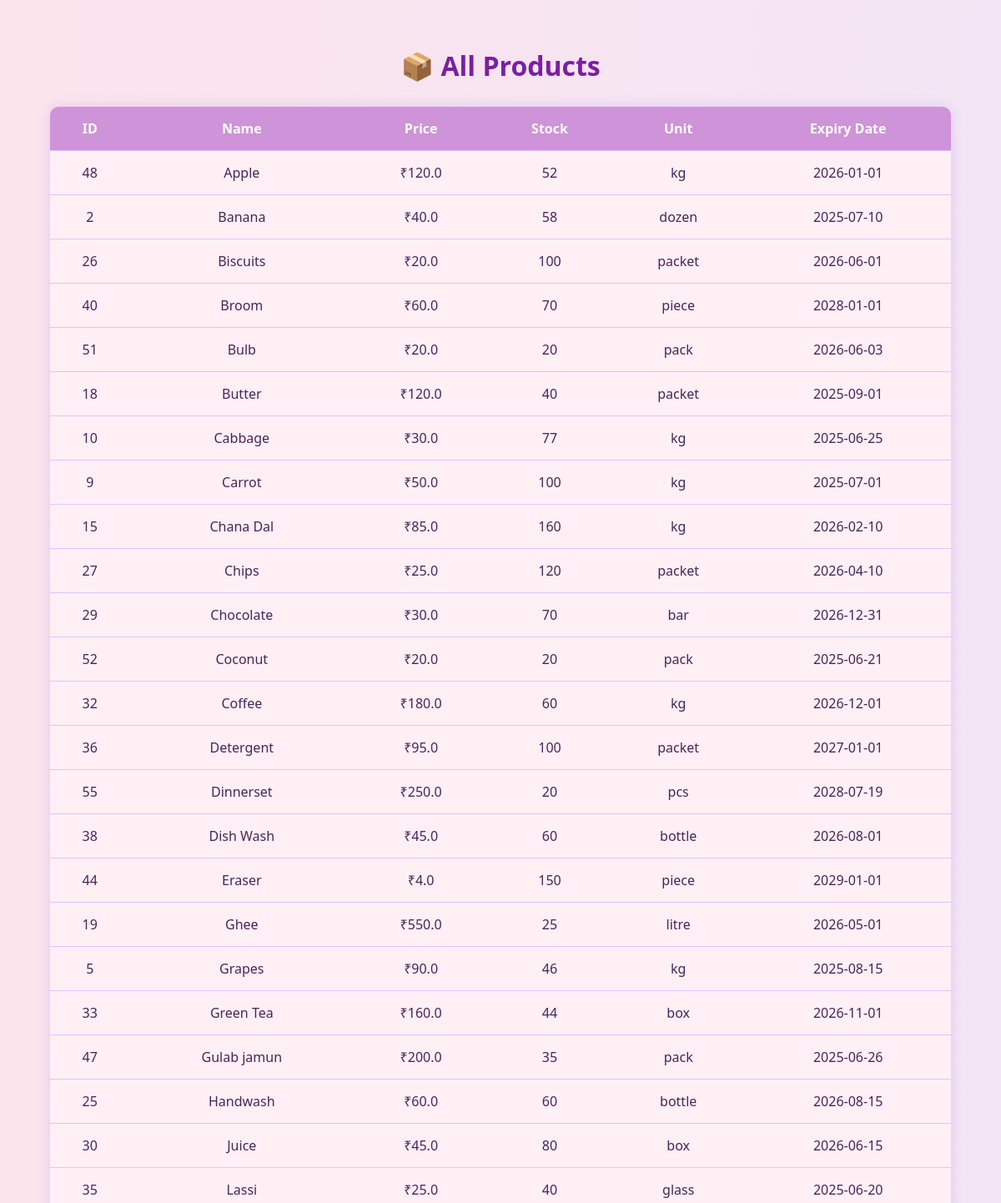
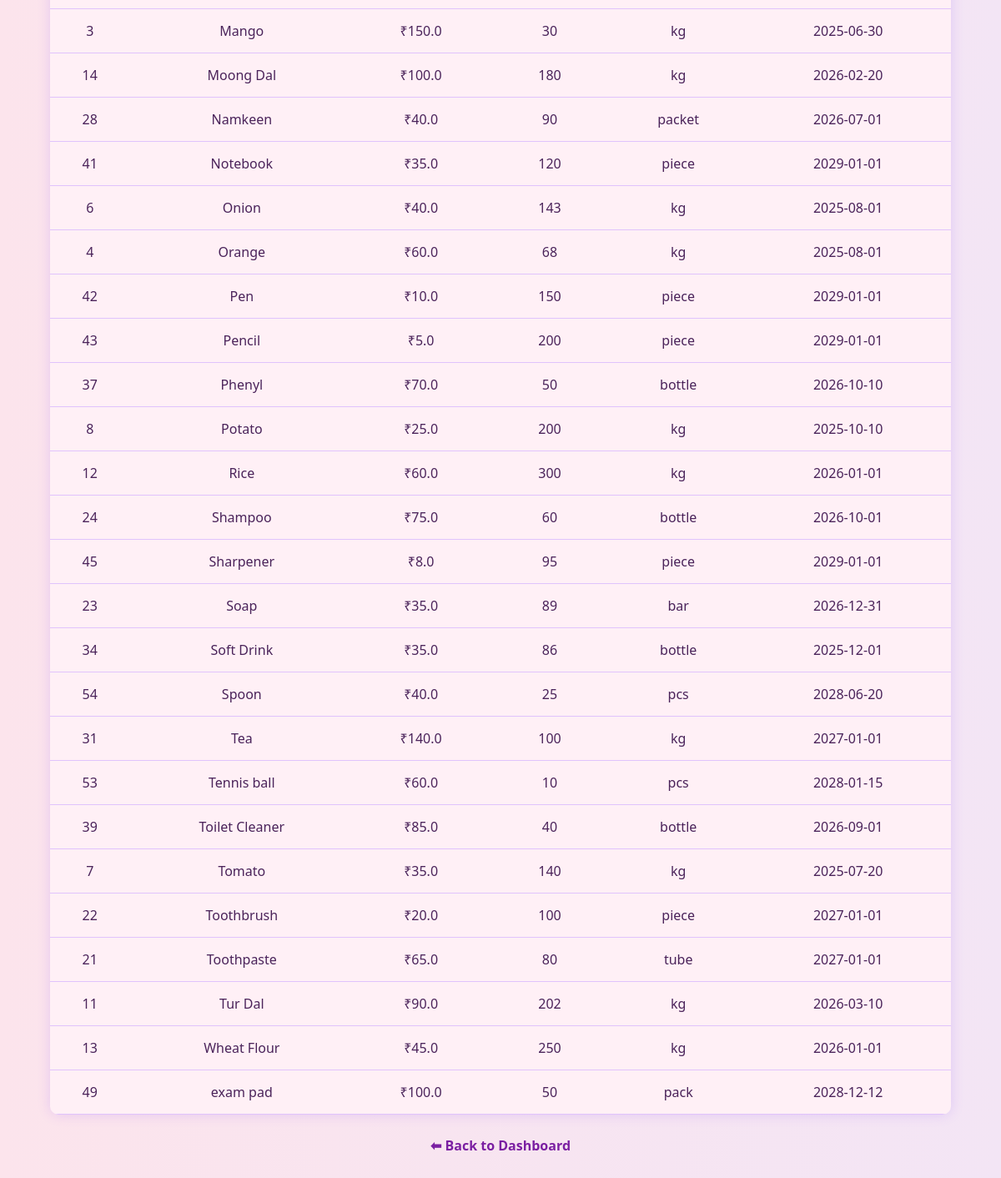
Page /manager/products (signed in) on the earlier database version (2 pictures, top to bottom).
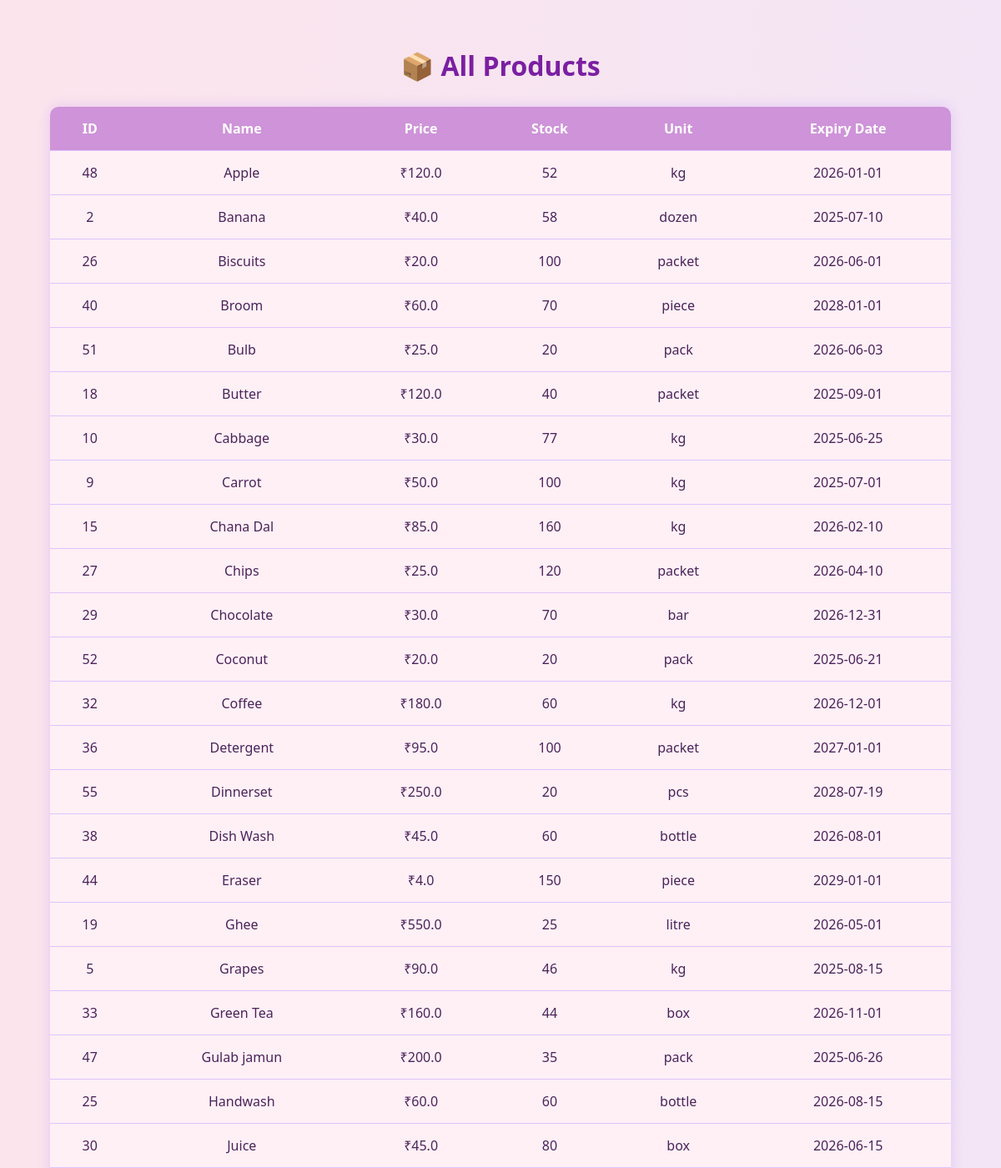
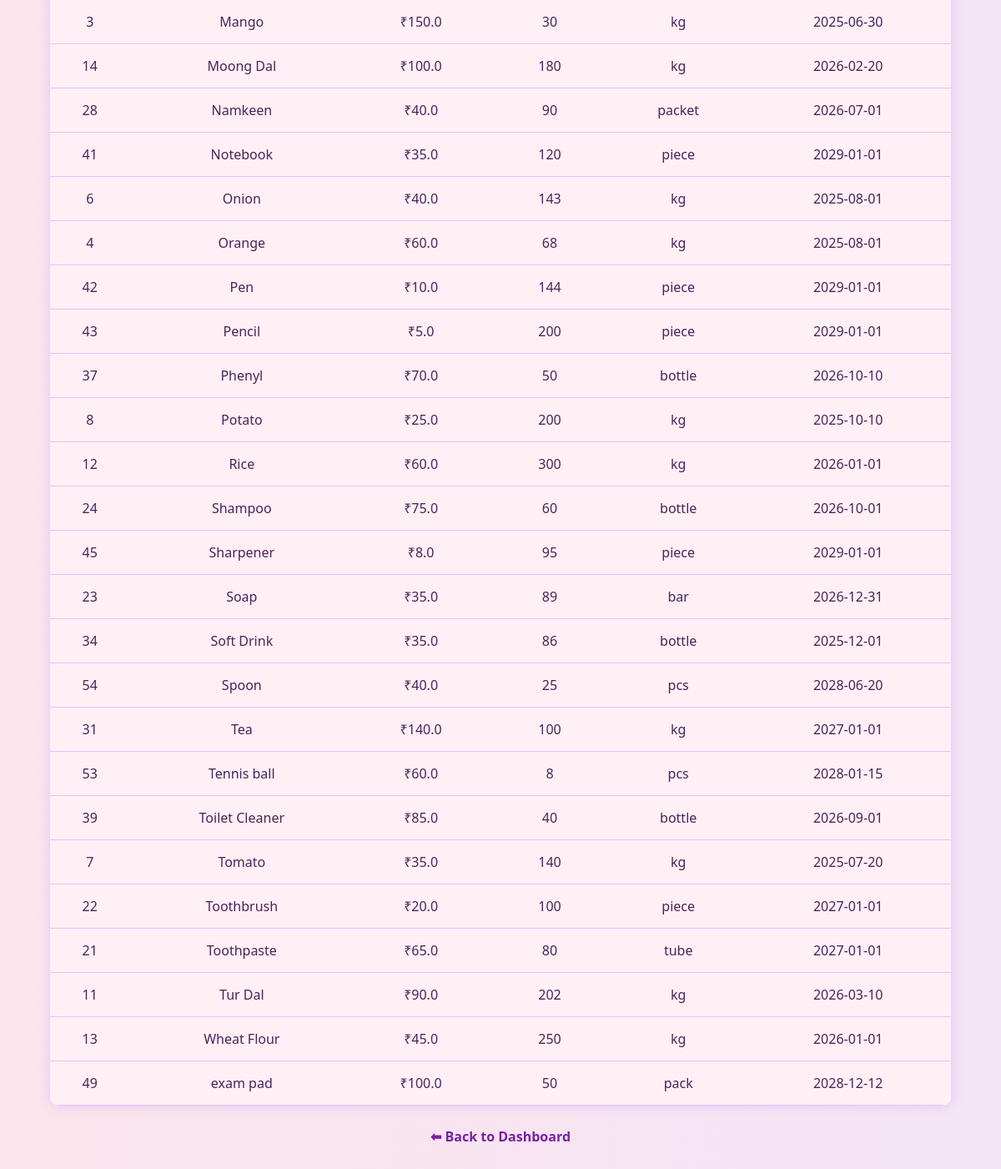
Same page on the later database version (2 pictures, top to bottom).
### tables this page shows
CREATE TABLE products(
            id INTEGER PRIMARY KEY AUTOINCREMENT,
            name TEXT NOT NULL,
            description TEXT,
            price REAL NOT NULL,
            stock INTEGER NOT NULL,
            expiry_date TEXT,
            unit TEXT NOT NULL,
            image_url TEXT,
            category TEXT
        );

### app.py (the view)
@app.route('/manager/products')
def manager_view_products():
    if 'role' in session and session['role'] == 'manager':
        with get_db_connection() as conn:
            cursor = conn.cursor()
            cursor.execute("""
                SELECT id, name, price, stock, expiry_date, unit, image_url
                FROM products
                ORDER BY name ASC
            """)
            products = cursor.fetchall()
        return render_template("manager_products.html", products=products)
    return redirect('/login')

### app.py (called while the page is built)
@contextmanager
def get_db_connection():
    conn = sqlite3.connect("grocery.db", timeout=10)
    conn.execute("PRAGMA journal_mode=WAL;")
    try:
        yield conn
        conn.commit()
    except Exception as e:
        conn.rollback()
        raise e
    finally:
        conn.close()

### templates/manager_products.html (shortened to what this page needs)
<!DOCTYPE html>
<html lang="en">
<head>
    <link href="https://cdn.jsdelivr.net/npm/bootstrap@5.3.3/dist/css/bootstrap.min.css" rel="stylesheet">
</head>
<body>
    <h2>📦 All Products</h2>
    <table>
        <tr>
            <th>ID</th>
            <th>Name</th>
            <th>Price</th>
            <th>Stock</th>
            <th>Unit</th>
            <th>Expiry Date</th>
        </tr>
        {% for prod in products %}
        <tr class="{% if loop.index <= 2 %}top-row{% endif %}">
            <td>{{ prod[0] }}</td>
            <td>
                {{ prod[1] }}
            </td>
            <td>₹{{ prod[2] }}</td>
            <td>{{ prod[3] }}</td>
            <td>{{ prod[5] }}</td>
            <td>{{ prod[4] or '—' }}</td>
        </tr>
        {% endfor %}
    </table>
    <a class="back-link" href="{{ url_for('manager_dashboard') }}">⬅ Back to Dashboard</a>
</body>
</html>

Differences in the rows shown:
removed products: id "35", name "Lassi", price "25.0", stock "40", unit "glass", expiry_date "2025-06-20"
changed products "Bulb": price "20.0" → "25.0"
changed products "Pen": stock "150" → "144"
changed products "Tennis ball": stock "10" → "8"
